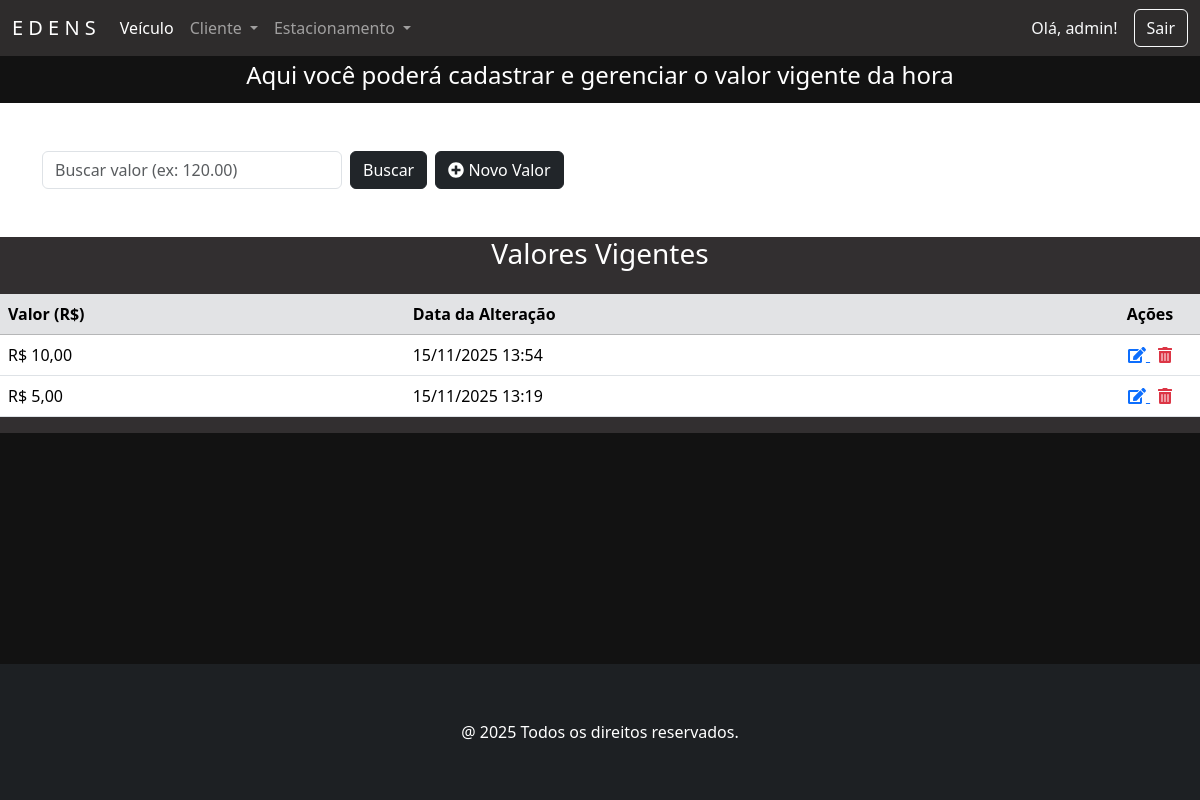
/valor-hora/ (signed in), run on an earlier commit of the app's database.
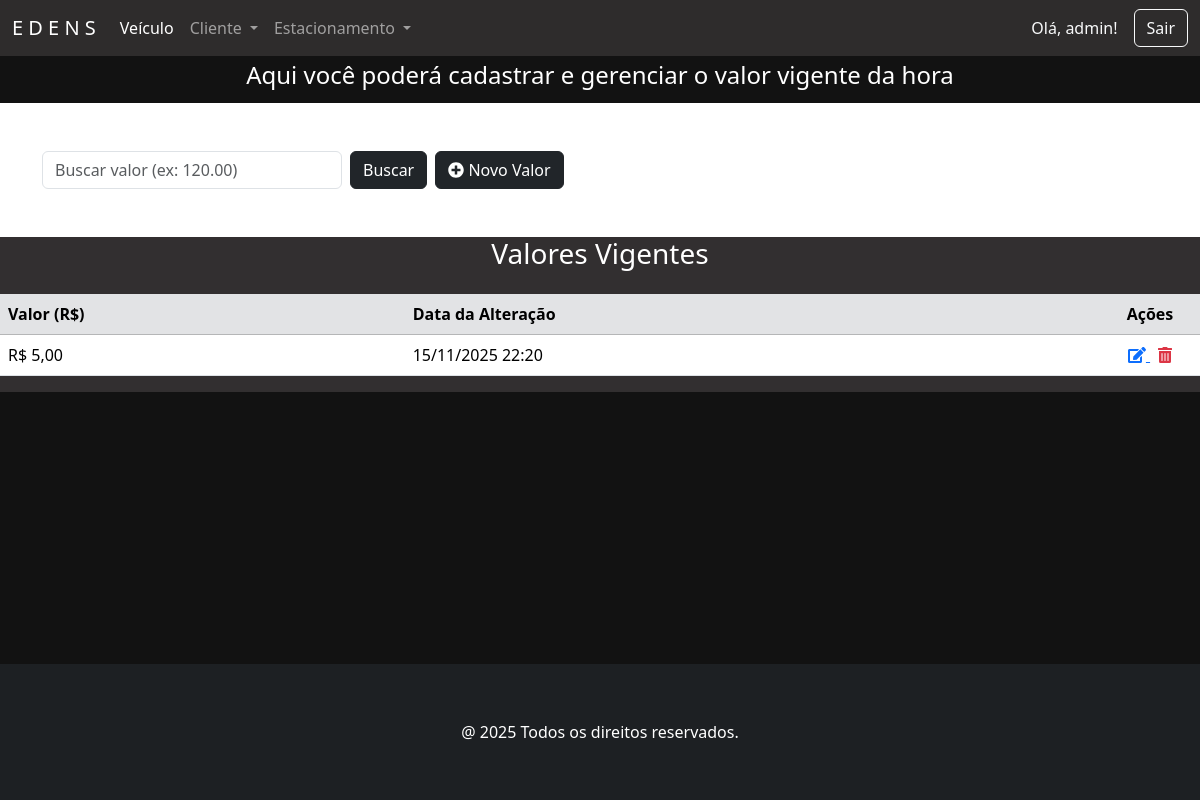
And on a later commit of the database.
### valor/models.py (models this page shows, shortened)
class ValorHora(models.Model):
    valor_vigente = models.DecimalField(
        'Valor da Hora (R$)',
        max_digits=6,
        decimal_places=2,
        help_text='Valor atual da hora de estacionamento'
    )
    data_alteracao = models.DateTimeField(
        'Data da Alteração',
        default=timezone.now,
        help_text='Momento em que o valor foi atualizado'
    )
    class Meta:
        verbose_name = 'Valor da Hora'
        verbose_name_plural = 'Valores da Hora'
        ordering = ['-data_alteracao']  # mais recente primeiro

### valor/views.py (the view)
# urls.py: path('valor-hora/', ValorHoraView.as_view(), name='valorhora'),
class ValorHoraView(PermissionRequiredMixin, ListView):
    permission_required = 'valor.view_valorhora'
    permission_denied_message = 'Visualizar valores'
    model = ValorHora
    template_name = 'valorhora.html'
    def get_queryset(self):
        buscar = self.request.GET.get('buscar')
        qs = super(ValorHoraView, self).get_queryset()
        if buscar:
            qs = qs.filter(valor__icontains=buscar)
        if qs.count() > 0:
            paginator = Paginator(qs, 10)
            listagem = paginator.get_page(self.request.GET.get('page'))
            return listagem
        else:
            return messages.info(self.request, 'Não existem valores cadastrados.')

### valor/templates/valorhora.html (shortened to what this page needs)
{% extends 'principal.html' %}
{% load django_bootstrap5 %}
{% load static %}
{% block content %}
<div class="contaier-flex text-center text-white" style="background-color: #121212; padding: 5px">
    <h4>Aqui você poderá cadastrar e gerenciar o valor vigente da hora</h4>
</div>
<section class="section">
    <div class="container mb-5 mt-5">
        <form action="" method="GET" class="d-flex justify-content-start align-items-center gap-2">
            <input class="form-control" type="text" name="buscar" value="{{ request.GET.buscar }}"
                   placeholder="Buscar valor (ex: 120.00)" style="max-width: 300px;">
            <button type="submit" class="btn btn-dark">Buscar</button>
            <a href="{% url 'valorhora_adicionar' %}" class="btn btn-dark">
                <i class="fas fa-plus-circle"></i> Novo Valor
            </a>
        </form>
    </div>
</section>
{% if object_list %}
<div class="card-body" style="background-color: #322f30">
    <h3 class="text-center text-white mb-4">Valores Vigentes</h3>
    <div class="table-responsive">
        <table class="table table-hover">
            <thead class="table-secondary">
                <tr>
                    <th>Valor (R$)</th>
                    <th>Data da Alteração</th>
                    <th style="width: 100px; text-align: center">Ações</th>
                </tr>
            </thead>
            <tbody>
                {% for item in object_list %}
                <tr>
                    <td>R$ {{ item.valor_vigente }}</td>
                    <td>{{ item.data_alteracao|date:"d/m/Y H:i" }}</td>
                    <td class="text-center">
                        <a href="{% url 'valorhora_editar' item.pk %}" class="me-2" title="Editar">
                            <i class="fas fa-edit"></i>
                        </a>
                        <a href="{% url 'valorhora_apagar' item.pk %}" class="text-danger" title="Apagar">
                            <i class="fas fa-trash-alt"></i>
                        </a>
                    </td>
                </tr>
                {% endfor %}
            </tbody>
        </table>
    </div>
</div>
{% else %}
<p class="text-center mt-4">Nenhum valor cadastrado.</p>
{% endif %}
{% endblock %}

What changed in the data, as far as the page shows it:
removed ValorHora: valor_vigente "10,00", data_alteracao "15/11/2025 13:54"
removed ValorHora: valor_vigente "5,00", data_alteracao "15/11/2025 13:19"
added ValorHora: valor_vigente "5,00", data_alteracao "15/11/2025 22:20"
